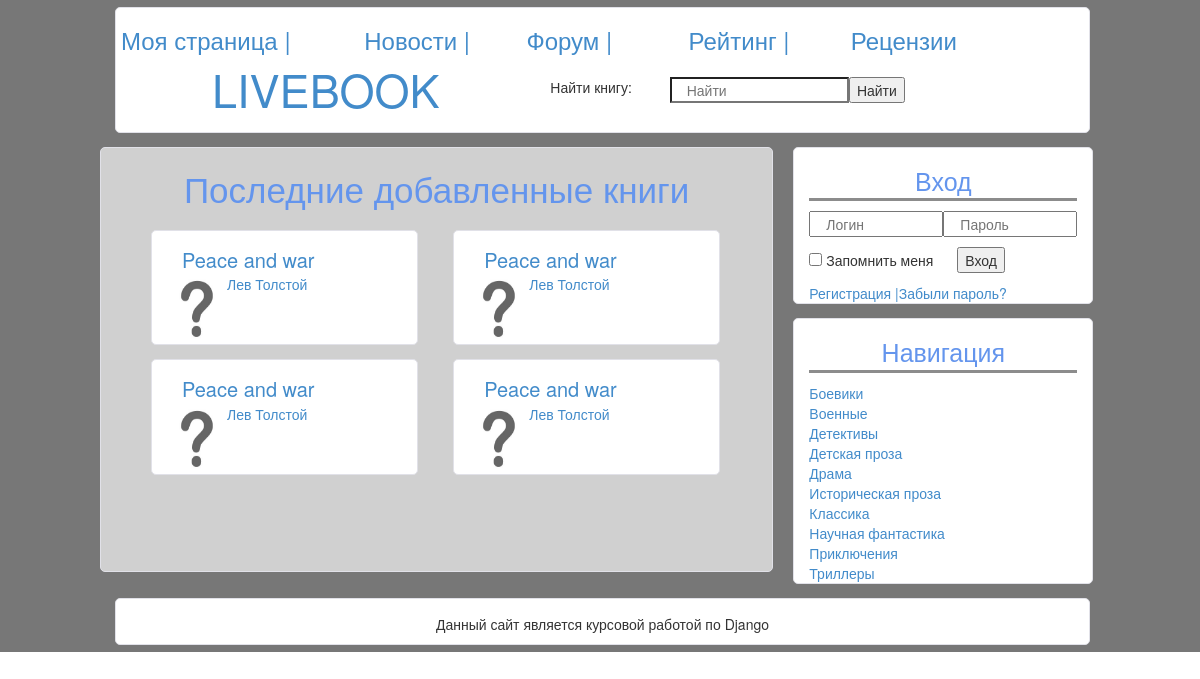
Before: / with the older database file.
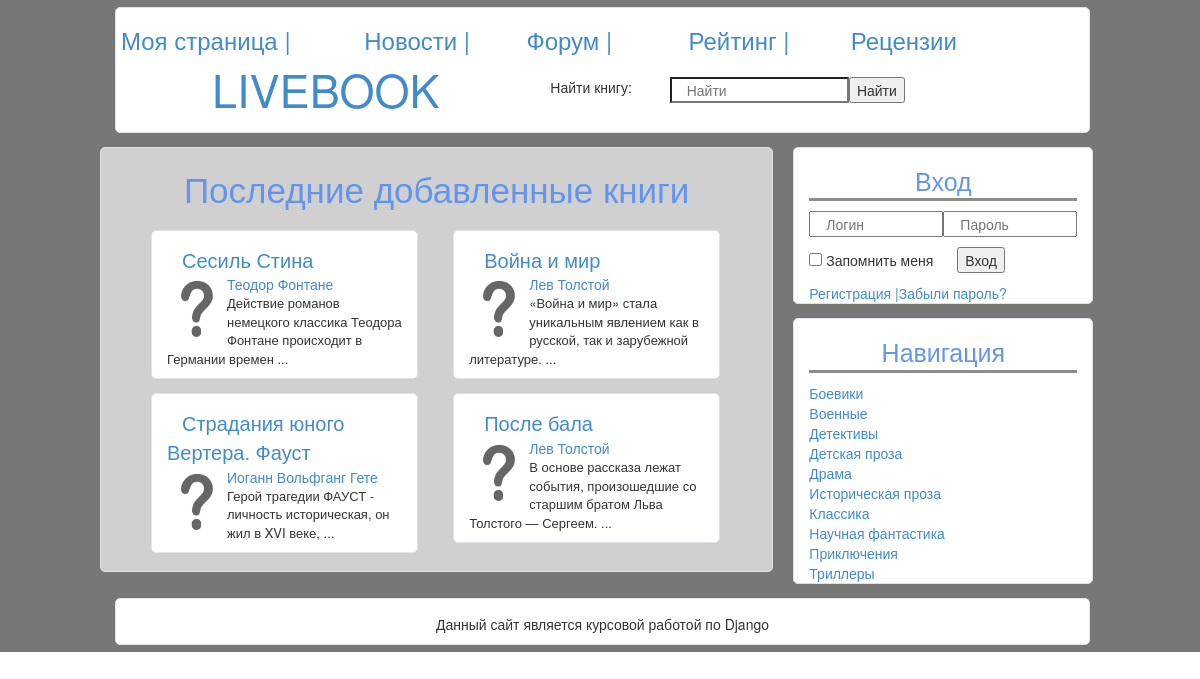
After: the same page with the newer database file.
### Livebook/models.py (models this page shows)
class Book(models.Model):
    name = models.TextField()
    author = models.ForeignKey(Author)
    date = models.IntegerField()
    publishing = models.CharField(max_length=255)
    genres = models.ManyToManyField(Genre)
    cover = models.ImageField(upload_to="books/covers")
    annotation = models.TextField()

class Author(models.Model):
    name = models.TextField()
    biography = models.TextField()

### Livebook/views.py (the view)
# urls.py: url(r'^$', 'index', name='index'),
def index(request):
    return render(
        request,
        "Livebook/index.html",
        {
            "books": Book.objects.all()[:4]
        }
    )

### Livebook/templates/Livebook/index.html
{% extends 'Livebook/base.html' %}
{% block content %}
    <div class="row">
        <p class="title">Последние добавленные книги</p></div>
    {% for book in books %}
        <div class="col-md-5 jumbotron-white book">
            <div class="row">
                <a class="book-title" href="{% url 'book'  book.id %}">{{ book.name }}</a>
            </div>
            <img src="../../static/img/disk000.jpg" class="cover">
            <a>{{ book.author.name }}</a>
            <p style="font-size: small">{{ book.annotation }}</p>
        </div>
    {% endfor %}
{% endblock %}

### Livebook/templates/Livebook/base.html (shortened to what this page needs)
<!DOCTYPE HTML>
<html>
<head>
    <link rel="stylesheet" type="text/css" href="../../static/css/bootstrap.css">
    <link rel="stylesheet" type="text/css" href="../../static/css/index.css">
</head>
<body>
<div class="row container_row">
    <div class="page-content clearfix">
        <div class="jumbotron-white">
            <ul class="list-inline row menu">
                <li class="col-md-3"><a href="{% url 'account'%}">Моя страница |</a></li>
                <li class="col-md-2"><a href="{% url 'news' %}">Новости |</a></li>
                <li class="col-md-2"><a href="{% url 'forum' %}">Форум |</a></li>
                <li class="col-md-2"><a href="{% url 'rating' %}">Рейтинг |</a></li>
                <li class="col-md-2"><a href="{% url 'reviews' %}">Рецензии </a></li>
            </ul>
            <div class="row">
                <p class="col-md-3 col-md-offset-1 site-name"><a href="{% url 'index' %}">LIVEBOOK</a></p>
                <div class="col-md-7 search">
                    <p class="col-md-3">Найти книгу: </p>
                    <input class="col-md-4" type="search" placeholder="Найти">
                    <button type="submit">Найти</button>
                </div>
            </div>
        </div>
        <div class="row">
            <div class="jumbotron-white col-md-8 content">
                {% block content %}{% endblock %}
            </div>
            <div class="col-md-4 navigation">
                <div class="col-md-12 jumbotron-white ">
                    <p class="name">Вход</p>
                            <form class="form-signin" role="form" action="{% url 'sign_in' %}?next={{ next }}"
                            <form class="form-signin" role="form" action="{% url 'sign_in' %}" method='POST'>
                        <div class="row">
                            <input class="col-md-6" type="text" name="username" placeholder="Логин"/>
                            <input class="col-md-6" type="password" name="password" placeholder="Пароль">
                        </div>
                        <div class="row" style="margin-top: 10px">
                            <input type="checkbox"> Запомнить меня
                            <input type="submit" value="Вход" style="margin-left: 20px">
                        </div>
                        <div class="row" style="margin-top: 10px">
                            <a href="{% url 'registration' %}">Регистрация</a>
                            <a>|Забыли пароль?</a>
                        </div>
                        </form>
                </div>
                <div class="jumbotron-white col-md-12 ">
                    <p class="name">Навигация</p>
                    <a>Боевики</a><br>
                    <a>Военные</a><br>
                    <a>Детективы</a><br>
                    <a>Детская проза</a><br>
                    <a>Драма</a><br>
                    <a>Историческая проза</a><br>
                    <a>Классика</a><br>
                    <a>Научная фантастика</a><br>
                    <a>Приключения</a><br>
                    <a>Триллеры</a>
                </div>
            </div>
        </div>
        <footer>
            <div class="jumbotron-white" style="text-align: center">
                <p>Данный сайт является курсовой работой по Django</p>
            </div>
        </footer>
    </div>
</div>
</body>
</html>

### Livebook/static/css/index.css (style rules this page uses)
.container_row { margin-right: 0; margin-left: 0; background-color: #777777; }
.page-content { max-width: 980px; min-width: 980px; margin-left: auto; margin-right: auto; }
.jumbotron-white { background-color: #FFFFFF; border: 1px solid #e1e1e8; border-radius: 5px; margin-top: 7px; margin-bottom: 7px; margin-left: 5px; padding-top: 15px; }
.menu { margin-left: 20px; font-size: x-large; }
.site-name { font-size: 45px; }
.navigation { width: 330px; }
.search { margin-top: 20px; margin-left: 80px; }
.content { height: 425px; background-color: #d0d0d0; }
.jumbotron-white .row { margin: 0; }
.book { margin-left: 35px; }
.title { text-align: center; font-size: 35px; color: cornflowerblue; }
.book-title { font-size: 20px; margin-left: 15px; }
.cover { width: 60px; height: 70px; float: left; }
.name { text-align: center; font-size: 25px; color: cornflowerblue; border-bottom: solid #8c8c8c; }

Changed rows visible on the page:
changed Book: name "Peace and war" → "Сесиль Стина"; author.name "Лев Толстой" → "Теодор Фонтане"; annotation (not shown) → "Действие романов немецкого классика Теодора Фонтане происходит в Германии времен ..."
changed Book: name "Peace and war" → "Война и мир"; annotation (not shown) → "«Война и мир» стала уникальным явлением как в русской, так и зарубежной литературе. ..."
changed Book: name "Peace and war" → "Страдания юного Вертера. Фауст"; author.name "Лев Толстой" → "Иоганн Вольфганг Гете"; annotation (not shown) → "Герой трагедии ФАУСТ - личность историческая, он жил в XVI веке, ..."
changed Book: name "Peace and war" → "После бала"; annotation (not shown) → "В основе рассказа лежат события, произошедшие со старшим братом Льва Толстого — Сергеем. ..."
